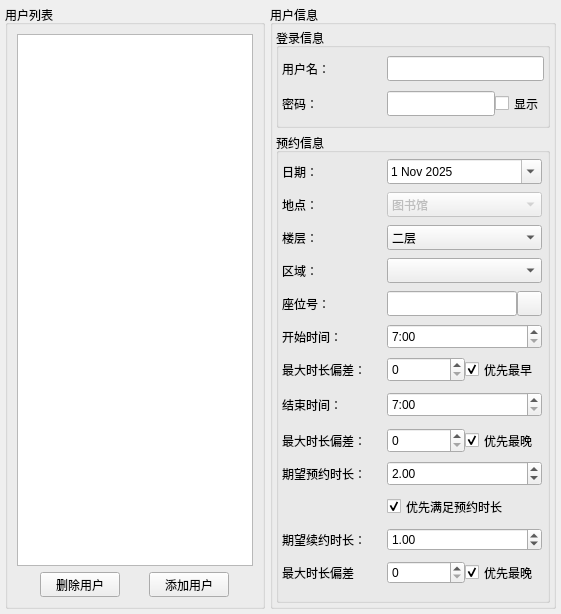
     <widget class="QWidget" name="UserConfigWidget">
      <attribute name="title">
       <string>用户设置</string>
      </attribute>
      <layout class="QHBoxLayout" name="UserConfigWidgetLayout">
       <property name="spacing">
        <number>5</number>
       </property>
       <property name="leftMargin">
        <number>5</number>
       </property>
       <property name="topMargin">
        <number>5</number>
       </property>
       <property name="rightMargin">
        <number>5</number>
       </property>
       <property name="bottomMargin">
        <number>5</number>
       </property>
       <item>
        <widget class="QGroupBox" name="UserListGroupBox">
         <property name="maximumSize">
          <size>
           <width>260</width>
           <height>16777215</height>
          </size>
         </property>
         <property name="title">
          <string>用户列表</string>
         </property>
         <layout class="QVBoxLayout" name="UserListLayout">
          <item>
           <widget class="QListWidget" name="UserListWidget">
            <property name="minimumSize">
             <size>
              <width>100</width>
              <height>0</height>
             </size>
            </property>
            <property name="maximumSize">
             <size>
              <width>250</width>
              <height>16777215</height>
             </size>
            </property>
            <property name="isWrapping" stdset="0">
             <bool>false</bool>
            </property>
            <property name="viewMode">
             <enum>QListView::ViewMode::ListMode</enum>
            </property>
            <property name="currentRow">
             <number>-1</number>
            </property>
            <property name="sortingEnabled">
             <bool>false</bool>
            </property>
           </widget>
          </item>
          <item>
           <layout class="QHBoxLayout" name="UserListControlLayout">
            <item>
             <widget class="QPushButton" name="DelUserButton">
              <property name="minimumSize">
               <size>
                <width>80</width>
                <height>25</height>
               </size>
              </property>
              <property name="maximumSize">
               <size>
                <width>80</width>
                <height>25</height>
               </size>
              </property>
              <property name="text">
               <string>删除用户</string>
              </property>
             </widget>
            </item>
            <item>
             <widget class="QPushButton" name="AddUserButton">
              <property name="minimumSize">
               <size>
                <width>80</width>
                <height>25</height>
               </size>
              </property>
              <property name="maximumSize">
               <size>
                <width>80</width>
                <height>25</height>
               </size>
              </property>
              <property name="text">
               <string>添加用户</string>
              </property>
             </widget>
            </item>
           </layout>
          </item>
         </layout>
        </widget>
       </item>
       <item>
        <widget class="QGroupBox" name="UserInfoGroupBox">
         <property name="maximumSize">
          <size>
           <width>16777215</width>
           <height>16777215</height>
          </size>
         </property>
         <property name="title">
          <string>用户信息</string>
         </property>
         <layout class="QVBoxLayout" name="UserInfoLayout">
          <property name="spacing">
           <number>5</number>
          </property>
          <property name="leftMargin">
           <number>3</number>
          </property>
          <property name="topMargin">
           <number>3</number>
          </property>
          <property name="rightMargin">
           <number>3</number>
          </property>
          <property name="bottomMargin">
           <number>3</number>
          </property>
          <item>
           <widget class="QGroupBox" name="LoginInfoGroupBox">
            <property name="minimumSize">
             <size>
              <width>0</width>
              <height>100</height>
             </size>
            </property>
            <property name="maximumSize">
             <size>
              <width>16777215</width>
              <height>100</height>
             </size>
            </property>
            <property name="title">
             <string>登录信息</string>
            </property>
            <property name="flat">
             <bool>false</bool>
            </property>
            <property name="checkable">
             <bool>false</bool>
            </property>
            <layout class="QGridLayout" name="LoginInfoLayout" columnstretch="0,0">
             <property name="leftMargin">
              <number>3</number>
             </property>
             <property name="topMargin">
              <number>3</number>
             </property>
             <property name="rightMargin">
              <number>3</number>
             </property>
             <property name="bottomMargin">
              <number>3</number>
             </property>
             <property name="spacing">
              <number>5</number>
             </property>
             <item row="2" column="0">
              <widget class="QLabel" name="PasswordLabel">
               <property name="minimumSize">
                <size>
                 <width>100</width>
                 <height>25</height>
                </size>
               </property>
               <property name="maximumSize">
                <size>
                 <width>100</width>
                 <height>25</height>
                </size>
               </property>
               <property name="text">
                <string>密码：</string>
               </property>
              </widget>
             </item>
             <item row="2" column="1">
              <layout class="QHBoxLayout" name="PasswordLayout">
               <property name="spacing">
                <number>0</number>
               </property>
               <item>
                <widget class="QLineEdit" name="PasswordEdit">
                 <property name="minimumSize">
                  <size>
                   <width>0</width>
                   <height>25</height>
                  </size>
                 </property>
                 <property name="maximumSize">
                  <size>
                   <width>16777215</width>
                   <height>25</height>
                  </size>
                 </property>
                 <property name="text">
                  <string/>
                 </property>
                 <property name="maxLength">
                  <number>10</number>
                 </property>
                </widget>
               </item>
               <item>
                <widget class="QCheckBox" name="ShowPasswordCheckBox">
                 <property name="minimumSize">
                  <size>
                   <width>0</width>
                   <height>25</height>
                  </size>
                 </property>
                 <property name="maximumSize">
                  <size>
                   <width>16777215</width>
                   <height>25</height>
                  </size>
                 </property>
                 <property name="text">
                  <string>显示</string>
                 </property>
                </widget>
               </item>
              </layout>
             </item>
             <item row="0" column="1">
              <widget class="QLineEdit" name="UsernameEdit">
               <property name="minimumSize">
                <size>
                 <width>0</width>
                 <height>25</height>
                </size>
               </property>
               <property name="maximumSize">
                <size>
                 <width>16777215</width>
                 <height>25</height>
                </size>
               </property>
               <property name="text">
                <string/>
               </property>
               <property name="maxLength">
                <number>25</number>
               </property>
              </widget>
             </item>
             <item row="0" column="0">
              <widget class="QLabel" name="UsernameKabel">
               <property name="minimumSize">
                <size>
                 <width>100</width>
                 <height>25</height>
                </size>
               </property>
               <property name="maximumSize">
                <size>
                 <width>100</width>
                 <height>25</height>
                </size>
               </property>
               <property name="text">
                <string>用户名：</string>
               </property>
              </widget>
             </item>
            </layout>
           </widget>
          </item>
          <item>
           <widget class="QGroupBox" name="ReserveInfoGroupBox">
            <property name="minimumSize">
             <size>
              <width>0</width>
              <height>470</height>
             </size>
            </property>
            <property name="maximumSize">
             <size>
              <width>16777215</width>
              <height>480</height>
             </size>
            </property>
            <property name="title">
             <string>预约信息</string>
            </property>
            <layout class="QGridLayout" name="ReserveInfoLayout">
             <property name="leftMargin">
              <number>3</number>
             </property>
             <property name="topMargin">
              <number>3</number>
             </property>
             <property name="rightMargin">
              <number>3</number>
             </property>
             <property name="bottomMargin">
              <number>3</number>
             </property>
             <property name="spacing">
              <number>5</number>
             </property>
             <item row="2" column="4">
              <widget class="QComboBox" name="FloorComboBox">
               <property name="minimumSize">
                <size>
                 <width>0</width>
                 <height>25</height>
                </size>
               </property>
               <property name="maximumSize">
                <size>
                 <width>16777215</width>
                 <height>25</height>
                </size>
               </property>
               <item>
                <property name="text">
                 <string>二层</string>
                </property>
               </item>
               <item>
                <property name="text">
                 <string>三层</string>
                </property>
               </item>
               <item>
                <property name="text">
                 <string>四层</string>
                </property>
               </item>
               <item>
                <property name="text">
                 <string>五层</string>
                </property>
               </item>
              </widget>
             </item>
             <item row="3" column="1">
              <widget class="QLabel" name="RoomLabel">
               <property name="minimumSize">
                <size>
                 <width>100</width>
                 <height>25</height>
                </size>
               </property>
               <property name="maximumSize">
                <size>
                 <width>100</width>
                 <height>25</height>
                </size>
               </property>
               <property name="text">
                <string>区域：</string>
               </property>
              </widget>
             </item>
             <item row="2" column="1">
              <widget class="QLabel" name="FloorLabel">
               <property name="minimumSize">
                <size>
                 <width>100</width>
                 <height>25</height>
                </size>
               </property>
               <property name="maximumSize">
                <size>
                 <width>100</width>
                 <height>25</height>
                </size>
               </property>
               <property name="text">
                <string>楼层：</string>
               </property>
              </widget>
             </item>
             <item row="14" column="1">
              <widget class="QLabel" name="ExpectRenewDurationLabel">
               <property name="minimumSize">
                <size>
                 <width>100</width>
                 <height>25</height>
                </size>
               </property>
               <property name="maximumSize">
                <size>
                 <width>100</width>
                 <height>25</height>
                </size>
               </property>
               <property name="text">
                <string>期望续约时长：</string>
               </property>
              </widget>
             </item>
             <item row="9" column="1">
              <widget class="QLabel" name="EndTimeLabel">
               <property name="minimumSize">
                <size>
                 <width>100</width>
                 <height>30</height>
                </size>
               </property>
               <property name="maximumSize">
                <size>
                 <width>100</width>
                 <height>30</height>
                </size>
               </property>
               <property name="text">
                <string>结束时间：</string>
               </property>
              </widget>
             </item>
             <item row="4" column="4">
              <layout class="QHBoxLayout" name="SeatIDLayout">
               <property name="spacing">
                <number>0</number>
               </property>
               <item>
                <widget class="QLineEdit" name="SeatIDEdit">
                 <property name="minimumSize">
                  <size>
                   <width>0</width>
                   <height>25</height>
                  </size>
                 </property>
                 <property name="maximumSize">
                  <size>
                   <width>130</width>
                   <height>25</height>
                  </size>
                 </property>
                </widget>
               </item>
               <item>
                <widget class="QPushButton" name="SelectSeatsButton">
                 <property name="minimumSize">
                  <size>
                   <width>25</width>
                   <height>25</height>
                  </size>
                 </property>
                 <property name="maximumSize">
                  <size>
                   <width>25</width>
                   <height>25</height>
                  </size>
                 </property>
                 <property name="toolTip">
                  <string>&lt;html&gt;&lt;head/&gt;&lt;body&gt;&lt;p&gt;查询座位布局&lt;/p&gt;&lt;/body&gt;&lt;/html&gt;</string>
                 </property>
                 <property name="text">
                  <string/>
                 </property>
                 <property name="icon">
                  <iconset theme="edit-find"/>
                 </property>
                </widget>
               </item>
              </layout>
             </item>
             <item row="3" column="4">
              <widget class="QComboBox" name="RoomComboBox">
               <property name="minimumSize">
                <size>
                 <width>0</width>
                 <height>25</height>
                </size>
               </property>
               <property name="maximumSize">
                <size>
                 <width>16777215</width>
                 <height>25</height>
                </size>
               </property>
              </widget>
             </item>
             <item row="4" column="1">
              <widget class="QLabel" name="SeatIDLabel">
               <property name="minimumSize">
                <size>
                 <width>100</width>
                 <height>25</height>
                </size>
               </property>
               <property name="maximumSize">
                <size>
                 <width>100</width>
                 <height>25</height>
                </size>
               </property>
               <property name="text">
                <string>座位号：</string>
               </property>
              </widget>
             </item>
             <item row="12" column="1">
              <widget class="QLabel" name="ExpectDurationLabel">
               <property name="minimumSize">
                <size>
                 <width>100</width>
                 <height>25</height>
                </size>
               </property>
               <property name="maximumSize">
                <size>
                 <width>100</width>
                 <height>25</height>
                </size>
               </property>
               <property name="text">
                <string>期望预约时长：</string>
               </property>
              </widget>
             </item>
             <item row="0" column="1">
              <widget class="QLabel" name="DateLabel">
               <property name="minimumSize">
                <size>
                 <width>100</width>
                 <height>25</height>
                </size>
               </property>
               <property name="maximumSize">
                <size>
                 <width>100</width>
                 <height>25</height>
                </size>
               </property>
               <property name="text">
                <string>日期：</string>
               </property>
              </widget>
             </item>
             <item row="14" column="4">
              <widget class="QDoubleSpinBox" name="ExpectRenewDurationSpinBox">
               <property name="maximum">
                <double>4.000000000000000</double>
               </property>
               <property name="value">
                <double>1.000000000000000</double>
               </property>
              </widget>
             </item>
             <item row="0" column="4">
              <widget class="QDateEdit" name="DateEdit">
               <property name="minimumSize">
                <size>
                 <width>0</width>
                 <height>25</height>
                </size>
               </property>
               <property name="maximumSize">
                <size>
                 <width>16777215</width>
                 <height>25</height>
                </size>
               </property>
               <property name="calendarPopup">
                <bool>true</bool>
               </property>
               <property name="date">
                <date>
                 <year>2025</year>
                 <month>11</month>
                 <day>1</day>
                </date>
               </property>
              </widget>
             </item>
             <item row="10" column="4">
              <layout class="QHBoxLayout" name="EndTimeDiffLayout">
               <property name="spacing">
                <number>0</number>
               </property>
               <item>
                <widget class="QSpinBox" name="MaxEndTimeDiffSpinBox">
                 <property name="minimumSize">
                  <size>
                   <width>55</width>
                   <height>25</height>
                  </size>
                 </property>
                 <property name="maximumSize">
                  <size>
                   <width>16777215</width>
                   <height>25</height>
                  </size>
                 </property>
                 <property name="toolTip">
                  <string>&lt;html&gt;&lt;head/&gt;&lt;body&gt;&lt;p&gt;期望的&lt;span style=&quot; font-weight:700; font-style:italic;&quot;&gt;结束时间&lt;/span&gt;不可用时，按照该偏差范围寻找最近可选时间&lt;/p&gt;&lt;/body&gt;&lt;/html&gt;</string>
                 </property>
                 <property name="maximum">
                  <number>120</number>
                 </property>
                 <property name="stepType">
                  <enum>QAbstractSpinBox::StepType::AdaptiveDecimalStepType</enum>
                 </property>
                </widget>
               </item>
               <item>
                <widget class="QCheckBox" name="PreferLateEndTimeCheckBox">
                 <property name="minimumSize">
                  <size>
                   <width>75</width>
                   <height>25</height>
                  </size>
                 </property>
                 <property name="maximumSize">
                  <size>
                   <width>16777215</width>
                   <height>25</height>
                  </size>
                 </property>
                 <property name="toolTip">
                  <string>&lt;html&gt;&lt;head/&gt;&lt;body&gt;&lt;p&gt;勾选此项，如果有多个与目标&lt;span style=&quot; font-weight:700; font-style:italic;&quot;&gt;结束时间&lt;/span&gt;相近的可选时间，选择时间最晚项&lt;/p&gt;&lt;/body&gt;&lt;/html&gt;</string>
                 </property>
                 <property name="text">
                  <string>优先最晚</string>
                 </property>
                 <property name="checked">
                  <bool>true</bool>
                 </property>
                </widget>
               </item>
              </layout>
             </item>
             <item row="9" column="4">
              <widget class="QTimeEdit" name="EndTimeEdit">
               <property name="minimumSize">
                <size>
                 <width>0</width>
                 <height>25</height>
                </size>
               </property>
               <property name="maximumSize">
                <size>
                 <width>16777215</width>
                 <height>25</height>
                </size>
               </property>
               <property name="maximumDate">
                <date>
                 <year>2000</year>
                 <month>1</month>
                 <day>1</day>
                </date>
               </property>
               <property name="maximumTime">
                <time>
                 <hour>23</hour>
                 <minute>0</minute>
                 <second>0</second>
                </time>
               </property>
               <property name="minimumTime">
                <time>
                 <hour>7</hour>
                 <minute>0</minute>
                 <second>0</second>
                </time>
               </property>
               <property name="displayFormat">
                <string>H:mm</string>
               </property>
              </widget>
             </item>
             <item row="1" column="1">
              <widget class="QLabel" name="PlaceLabel">
               <property name="minimumSize">
                <size>
                 <width>100</width>
                 <height>25</height>
                </size>
               </property>
               <property name="maximumSize">
                <size>
                 <width>100</width>
                 <height>25</height>
                </size>
               </property>
               <property name="text">
                <string>地点：</string>
               </property>
              </widget>
             </item>
             <item row="13" column="4">
              <widget class="QCheckBox" name="SatisfyDurationCheckBox">
               <property name="minimumSize">
                <size>
                 <width>0</width>
                 <height>25</height>
                </size>
               </property>
               <property name="maximumSize">
                <size>
                 <width>200</width>
                 <height>25</height>
                </size>
               </property>
               <property name="toolTip">
                <string>&lt;html&gt;&lt;head/&gt;&lt;body&gt;&lt;p&gt;勾选此项，会优先满足预约时长限制，当座位紧张时可能会导致&lt;span style=&quot; font-weight:700; font-style:italic;&quot;&gt;预约失败&lt;/span&gt;&lt;/p&gt;&lt;/body&gt;&lt;/html&gt;</string>
               </property>
               <property name="text">
                <string>优先满足预约时长</string>
               </property>
               <property name="checked">
                <bool>true</bool>
               </property>
              </widget>
             </item>
             <item row="1" column="4">
              <widget class="QComboBox" name="PlaceComboBox">
               <property name="enabled">
                <bool>false</bool>
               </property>
               <property name="minimumSize">
                <size>
                 <width>0</width>
                 <height>25</height>
                </size>
               </property>
               <property name="maximumSize">
                <size>
                 <width>16777215</width>
                 <height>25</height>
                </size>
               </property>
               <item>
                <property name="text">
                 <string>图书馆</string>
                </property>
               </item>
              </widget>
             </item>
             <item row="12" column="4">
              <widget class="QDoubleSpinBox" name="ExpectDurationSpinBox">
               <property name="minimumSize">
                <size>
                 <width>0</width>
                 <height>25</height>
                </size>
               </property>
               <property name="maximumSize">
                <size>
                 <width>16777215</width>
                 <height>25</height>
                </size>
               </property>
               <property name="toolTip">
                <string>&lt;html&gt;&lt;head/&gt;&lt;body&gt;&lt;p&gt;&lt;br/&gt;&lt;/p&gt;&lt;/body&gt;&lt;/html&gt;</string>
               </property>
               <property name="minimum">
                <double>0.000000000000000</double>
               </property>
               <property name="maximum">
                <double>8.000000000000000</double>
               </property>
               <property name="stepType">
                <enum>QAbstractSpinBox::StepType::DefaultStepType</enum>
               </property>
               <property name="value">
                <double>2.000000000000000</double>
               </property>
              </widget>
             </item>
             <item row="7" column="4">
              <layout class="QHBoxLayout" name="BeginTimeDiffLayout">
               <property name="spacing">
                <number>0</number>
               </property>
               <item>
                <widget class="QSpinBox" name="MaxBeginTimeDiffSpinBox">
                 <property name="minimumSize">
                  <size>
                   <width>65</width>
                   <height>25</height>
                  </size>
                 </property>
                 <property name="maximumSize">
                  <size>
                   <width>16777215</width>
                   <height>25</height>
                  </size>
                 </property>
                 <property name="toolTip">
                  <string>&lt;html&gt;&lt;head/&gt;&lt;body&gt;&lt;p&gt;期望的&lt;span style=&quot; font-weight:700; font-style:italic;&quot;&gt;开始时间&lt;/span&gt;不可用时，按照该偏差范围寻找最近可选时间&lt;/p&gt;&lt;/body&gt;&lt;/html&gt;</string>
                 </property>
                 <property name="maximum">
                  <number>120</number>
                 </property>
                 <property name="stepType">
                  <enum>QAbstractSpinBox::StepType::AdaptiveDecimalStepType</enum>
                 </property>
                </widget>
               </item>
               <item>
                <widget class="QCheckBox" name="PreferEarlyBeginTimeCheckBox">
                 <property name="minimumSize">
                  <size>
                   <width>75</width>
                   <height>25</height>
                  </size>
                 </property>
                 <property name="maximumSize">
                  <size>
                   <width>16777215</width>
                   <height>25</height>
                  </size>
                 </property>
                 <property name="toolTip">
                  <string>&lt;html&gt;&lt;head/&gt;&lt;body&gt;&lt;p&gt;勾选此项，如果有多个与目标&lt;span style=&quot; font-weight:700; font-style:italic;&quot;&gt;开始时间&lt;/span&gt;相近的可选时间，选择时间最早项&lt;/p&gt;&lt;/body&gt;&lt;/html&gt;</string>
                 </property>
                 <property name="text">
                  <string>优先最早</string>
                 </property>
                 <property name="checked">
                  <bool>true</bool>
                 </property>
                </widget>
               </item>
              </layout>
             </item>
             <item row="7" column="1">
              <widget class="QLabel" name="MaxBeginTimeDiffLabel">
               <property name="minimumSize">
                <size>
                 <width>100</width>
                 <height>25</height>
                </size>
               </property>
               <property name="maximumSize">
                <size>
                 <width>100</width>
                 <height>25</height>
                </size>
               </property>
               <property name="text">
                <string>最大时长偏差：</string>
               </property>
              </widget>
             </item>
             <item row="10" column="1">
              <widget class="QLabel" name="MaxEndTimeDiffLabel">
               <property name="minimumSize">
                <size>
                 <width>100</width>
                 <height>25</height>
                </size>
               </property>
               <property name="maximumSize">
                <size>
                 <width>100</width>
                 <height>25</height>
                </size>
               </property>
               <property name="text">
                <string>最大时长偏差：</string>
               </property>
              </widget>
             </item>
             <item row="5" column="4">
              <widget class="QTimeEdit" name="BeginTimeEdit">
               <property name="minimumSize">
                <size>
                 <width>0</width>
                 <height>25</height>
                </size>
               </property>
               <property name="maximumSize">
                <size>
                 <width>16777215</width>
                 <height>25</height>
                </size>
               </property>
               <property name="maximumTime">
                <time>
                 <hour>23</hour>
                 <minute>0</minute>
                 <second>0</second>
                </time>
               </property>
               <property name="minimumTime">
                <time>
                 <hour>7</hour>
                 <minute>0</minute>
                 <second>0</second>
                </time>
               </property>
               <property name="displayFormat">
                <string>H:mm</string>
               </property>
              </widget>
             </item>
             <item row="5" column="1">
              <widget class="QLabel" name="BeginTimeLabel">
               <property name="minimumSize">
                <size>
                 <width>100</width>
                 <height>25</height>
                </size>
               </property>
               <property name="maximumSize">
                <size>
                 <width>100</width>
                 <height>25</height>
                </size>
               </property>
               <property name="text">
                <string>开始时间：</string>
               </property>
              </widget>
             </item>
             <item row="15" column="4">
              <layout class="QHBoxLayout" name="RenewTimeDiffLayout">
               <property name="spacing">
                <number>0</number>
               </property>
               <item>
                <widget class="QSpinBox" name="MaxRenewTimeDiffSpinBox"/>
               </item>
               <item>
                <widget class="QCheckBox" name="PreferLateRenewTimeCheckBox">
                 <property name="minimumSize">
                  <size>
                   <width>75</width>
                   <height>25</height>
                  </size>
                 </property>
                 <property name="maximumSize">
                  <size>
                   <width>16777215</width>
                   <height>25</height>
                  </size>
                 </property>
                 <property name="text">
                  <string>优先最晚</string>
                 </property>
                 <property name="checked">
                  <bool>true</bool>
                 </property>
                </widget>
               </item>
              </layout>
             </item>
             <item row="15" column="1">
              <widget class="QLabel" name="label">
               <property name="minimumSize">
                <size>
                 <width>100</width>
                 <height>25</height>
                </size>
               </property>
               <property name="maximumSize">
                <size>
                 <width>100</width>
                 <height>25</height>
                </size>
               </property>
               <property name="text">
                <string>最大时长偏差</string>
               </property>
              </widget>
             </item>
            </layout>
           </widget>
          </item>
         </layout>
        </widget>
       </item>
      </layout>
     </widget>
